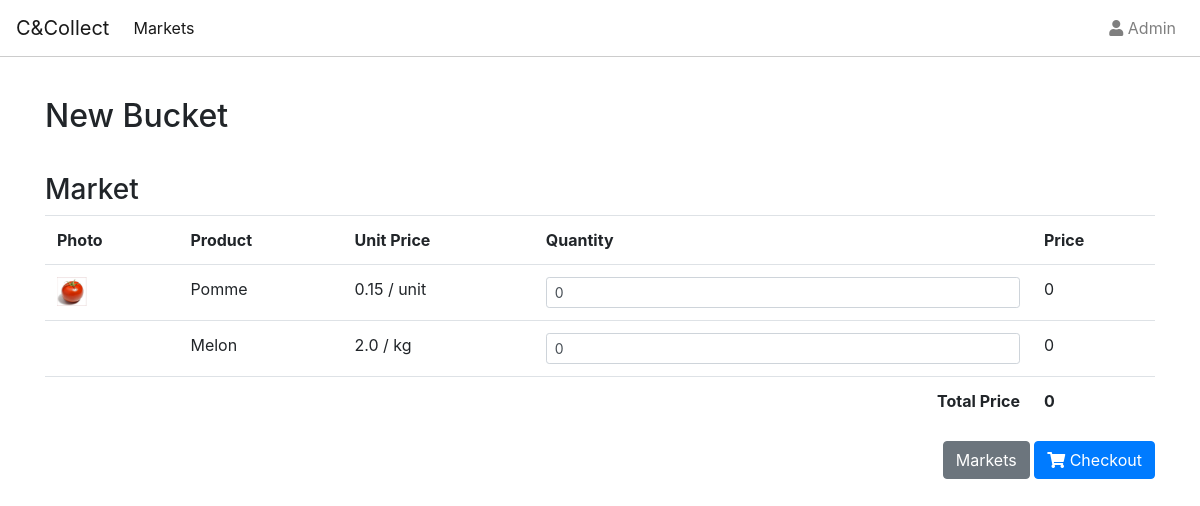
Screenshot of /1/item/ with the database file from the repository.
### stock/models.py (models this page shows, shortened)
class Item(models.Model):
    market = models.ForeignKey("Market",on_delete=models.CASCADE)
    description = models.CharField(max_length=30,null=True, blank=True)
    product = models.ForeignKey("Product",on_delete=models.CASCADE)
    quantity = models.IntegerField(default=0)
    def __str__(self):
        return '{}'.format(self.product)

class Product(models.Model):
    name = models.CharField(max_length=200)
    image = models.ImageField(upload_to="images/", null=True, blank=True)
    quantity = models.IntegerField(default=0)
    price = models.FloatField(default=0)
    unit = models.IntegerField(choices=TYPE_CHOICES, default=1)
    def __str__(self):
        return '{}'.format(self.name)

### bucket/views.py (the view, shortened to what this page needs)
# urls.py: path('<int:market_pk>/item/', BucketItemFormView.as_view(),name="item_create"),
class BucketItemFormView(FormView):
    template_name = "bucket/bucket_list.html"
    form_class = formset_factory(BucketItemForm,extra = 0)
    success_url = "/checkout/"
    def get_initial(self):
        initial = []
        market_pk = self.kwargs.get('market_pk')
        object_list = Item.objects.filter(market_id=market_pk)
        for object in object_list:
            product_id = object.product.id
            try:
                quantity = self.request.session["cart"][str(market_pk)]["products"][str(product_id)]["quantity"]
            except:
                quantity = 0
            initial.append({'product': product_id,'quantity':quantity})
        return initial
    def get_context_data(self, **kwargs):
        context = super().get_context_data(**kwargs)
        object_list = Item.objects.filter(market_id=self.kwargs.get('market_pk'))
        context["item_object_and_formset"] = zip(object_list,context["form"])
        return context

### templates/bucket/bucket_list.html (shortened to what this page needs)
{% extends 'base.html' %}
{% load crispy_forms_tags %}
{% block content %}
<h2>New Bucket</h2>
<h3>Market {{market}}</h3>
<form method="post">
    <table class="table">
        <tr>
            <th>Photo</th>
            <th>Product</th>
            <th>Unit Price</th>
            <th>Quantity</th>
            <th>Price</th>
        </tr>
        {% for item_object,form in item_object_and_formset %}
        <tr>
            <td>{% if item_object.product.image%}<img src="{{item_object.product.image.url}}" class="image_thumb"/>{% endif %}</td>
            <td>{{item_object}}</td>
            <td class="price">{{item_object.product.price }} {{form.quantity.help_text }}</td>
            <td class="quantity">{{form.product }} {{ form.quantity }} </td>
            <td class="total_price">0</td>
        </tr>
        {% endfor %}
        <tr>
            <th colspan="4" class='text-right'>Total Price</th>
            <th id="total">0</th>
        </tr>
    </table>
    <div class="float-right">
        <a href="{% url 'market_list' %}" class="btn btn-secondary">Markets</a>
        <button type="submit" class="btn btn-primary"><i class="fas fa-shopping-cart"></i>  Checkout</button>
    </div>
</form>
{% endblock %}

### static/css/style.css (style rules this page uses)
h2 { padding-bottom: 30px; }
.image_thumb { width: 30px; }

### rows the page displays
Item: product.image (picture), product.name "Pomme", product.price "0.15", quantity.help_text "/ unit", quantity "0"
Item: product.name "Melon", product.price "2.0", quantity.help_text "/ kg", quantity "0"
